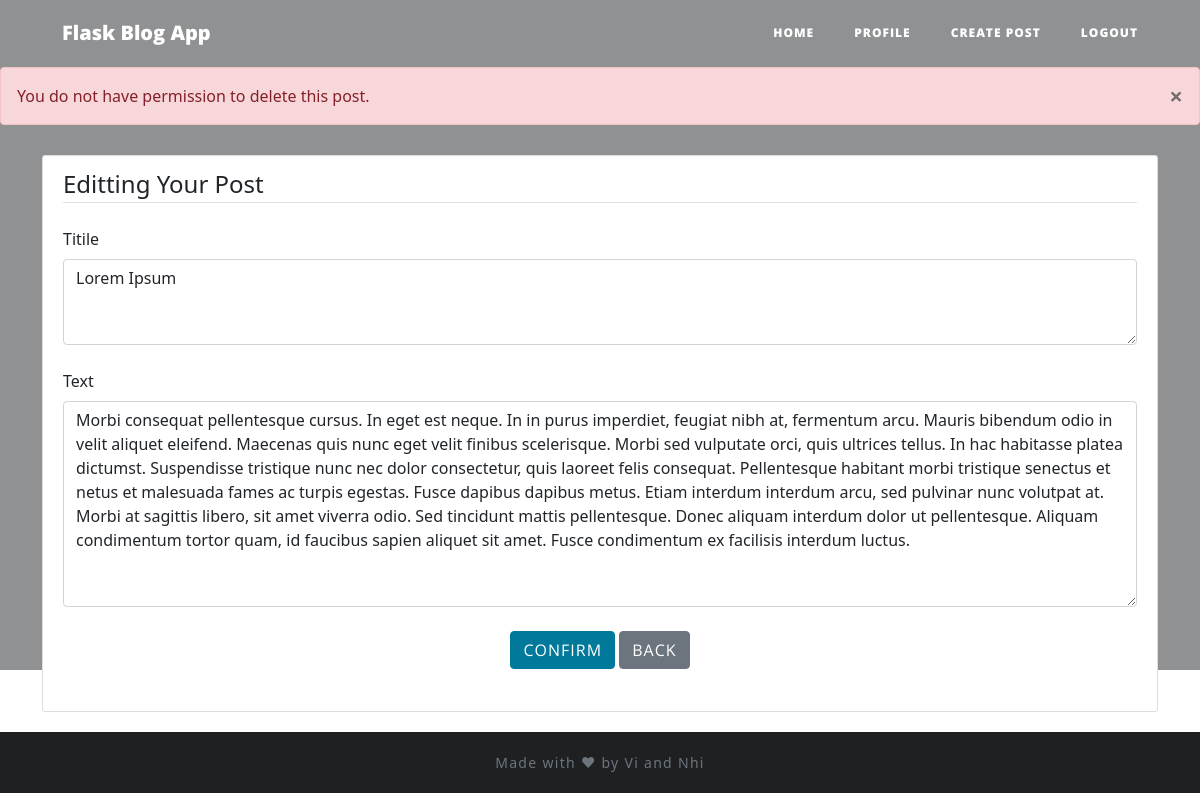
The page /edit-post/3 (signed in) on the database its author committed.
### website/models.py (models this page shows)
class Post(db.Model):
    id = db.Column(db.Integer, primary_key=True)
    title = db.Column(db.String(100), nullable=False)
    text = db.Column(db.Text, nullable=False)
    date_created = db.Column(db.DateTime, index=True, default=datetime.now)
    author = db.Column(db.Integer, db.ForeignKey('user.id', ondelete="CASCADE"), nullable=False)
    comments = db.relationship('Comment', backref='post', passive_deletes=True)
    likes = db.relationship('Like', backref='post', passive_deletes=True)

### website/views.py (the view, shortened to what this page needs)
@views.route("/edit-post/<id>", methods = ['GET', 'POST'])
@login_required
def edit_post(id):
    post = Post.query.filter_by(id=id).first()
    if not post:
        flash("Post does not exist.", category='error')
    elif current_user.id != post.author:
        flash('You do not have permission to delete this post.', category='error')
    return render_template('edit_post.html', user= current_user, post= post)

### website/initial.py (called while the page is built)
def create_app():
    app = Flask(__name__)
    app.config['SECRET_KEY'] = "helloworld"
    app.config['SQLALCHEMY_DATABASE_URI'] = f'sqlite:///{DB_NAME}'
    db.init_app(app)
    from .views import views
    from .auth import auth
    app.register_blueprint(views, url_prefix='/')
    app.register_blueprint(auth, url_prefix='/')
    from .models import User, Post, Comment, Like
    create_database(app)
    login_manager = LoginManager()
    login_manager.login_view = "auth.login"
    login_manager.init_app(app)
    @login_manager.user_loader
    def load_user(id):
        return User.query.get(int(id))
    return app

### website/templates/edit_post.html (shortened to what this page needs)
{% extends "base.html" %} {% block title %}Home{% endblock %}
{% block body %}
{{ super() }}
{% endblock %}
{% block content%}
<div class="content-section">
  <form method="POST" enctype="multipart/form-data">
      <fieldset class="form-group">
          <legend class="border-bottom mb-4">Editting Your Post</legend>
          <div class="form-group">
              <label for="titile">Titile</label>
                {% block texttitle %}
                <textarea name="title" id="title" class="form-control" rows="3">{{post.title}}</textarea>
                {% endblock %}
              <br/>
              <label for="text">Text</label>
                {% block text %}
                <textarea name="text" id="text" class="form-control" rows="8">{{post.text}}</textarea>
                {% endblock %}
              <br/>
              <div align="center">
                <button type="submit" class="btn btn-primary">Confirm</button>
                <a href="/"><button type="button" class="btn btn-secondary">Back</button></a>
            </div>
          </div>
      </fieldset>
  </form>
</div>
{% endblock %}

### website/static/main.css (style rules this page uses)
body { font-size: 20px; color: #212529; font-family: 'Lora', 'Times New Roman', serif; }
a { color: #212529; transition: all 0.2s; }
.btn { box-shadow: none; font-size: 14px; font-weight: 800; padding: 15px 25px; letter-spacing: 1px; text-transform: uppercase; border-radius: 0; font-family: 'Open Sans', 'Helvetica Neue', Helvetica, Arial, sans-serif; }
.btn-primary { background-color: #00799b !important; border-color: #00799b !important; }
.content-section { background: white; margin-top: 30px; padding: 10px 20px; border: 1px solid #dddddd; border-radius: 3px; margin-bottom: 20px; z-index: 1; }

### website/templates/edit_post.html (style rules this page uses)
body { background-image: url('https://wallpaperaccess.com/full/1691682.jpg'); background-size: cover; padding-top: 67px; }

### rows shown on the page
Post: title "Lorem Ipsum", text "Morbi consequat pellentesque cursus. In eget est neque. In in purus imperdiet, feugiat nibh at, fermentum arcu. Mauris bibendum odio in velit aliquet eleifend. Maecenas quis nunc eget velit finibus scelerisque. Morbi sed vulputate orci, quis ultrices tellus. In hac habitasse platea dictumst. Suspendisse tristique nunc nec dolor consectetur, quis laoreet felis consequat. Pellentesque habitant morbi tristique senectus et netus et malesuada fames ac turpis egestas. Fusce dapibus dapibus metus. Etiam interdum interdum arcu, sed pulvinar nunc volutpat at. Morbi at sagittis libero, sit amet viverra odio. Sed tincidunt mattis pellentesque. Donec aliquam interdum dolor ut pellentesque. Aliquam…"

### other values the page prints
{{ message }} "You do not have permission to delete this post."
